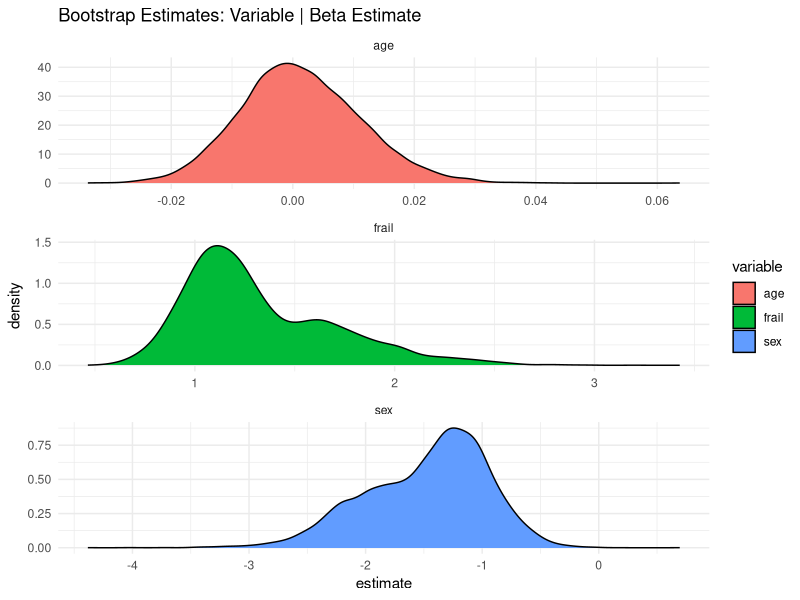

This chart was generated by the following R code:
## ---- chunk 1
knitr::opts_chunk$set(echo = TRUE)
suppressPackageStartupMessages( library(survival))
suppressPackageStartupMessages( library(survminer))
suppressPackageStartupMessages( library(boot))
suppressPackageStartupMessages( library(ggplot2))
suppressPackageStartupMessages( library(parallel))
suppressPackageStartupMessages( library(data.table))
## ---- chunk 2
data("kidney")
kidney <- data.table(kidney)
#parallelize bootstrap to speed up compute
B <- 1e04

bs_res <- rbindlist(mclapply(1:B, function(b) {
  pick_indices <- sample(1:nrow(kidney), size = nrow(kidney), replace = T)
  bs_data <- kidney[pick_indices]
  bs_mod <- coxph(Surv(time, status) ~ age + sex + frail , data = bs_data)
  df_coef <- data.table(variable = names(bs_mod$coefficients) ,
                         estimate = as.numeric(bs_mod$coefficients), 
                         estimate_type = 'Beta',  stringsAsFactors = F)
  df_se <- data.table(variable = names(bs_mod$coefficients) ,
                         estimate = sqrt(diag(bs_mod$var)), 
                         estimate_type = 'Standard Error',  stringsAsFactors = F)
  return(rbindlist(list(df_coef, df_se)))
}, mc.cores = 10))

#summarize bootstrap results
sum_res <- bs_res[ ,.(bs_mean = mean(estimate, na.rm=T)),.(variable,estimate_type)]
se <- sum_res[estimate_type == 'Standard Error']$bs_mean
sum_res <- sum_res[estimate_type == 'Beta']
sum_res <- transform(sum_res, 
                     std_err = paste0('[',round(bs_mean - 1.645*se,digits = 3),',',round(bs_mean + 1.645*se,digits = 3),']'),
                     bs_mean = round(bs_mean, digits = 3),
                     estimate_type = NULL)
setnames(sum_res, names(sum_res), c('Variable','Estimate (Mean)','Std Error (1.645 * Mean SE)'))
knitr::kable(sum_res,caption = 'PH Regression: Bootstrap Results (B = 10,000)',align = 'c')
## ---- chunk 3
############Function for bootstrapping "Age"
bs_fun_age <- function(data, indices){
	bs_dat <- data[indices,]
  	res.cox <- coxph(Surv(time, status) ~ age + sex + frail , data = bs_dat)
  	return(c(as.numeric(res.cox$coefficients["age"])))
}
############Sex
bs_fun_sex <- function(data, indices){
	bs_dat <- data[indices,]
  	res.cox <- coxph(Surv(time, status) ~ age + sex + frail , data = bs_dat)
  	return(as.numeric(res.cox$coefficients["sex"]))
}
############Frail
bs_fun_frail <- function(data, indices){
	bs_dat <- data[indices,]
  	res.cox <- coxph(Surv(time, status) ~ age + sex + frail , data = bs_dat)
  	return(as.numeric(res.cox$coefficients["frail"]))
}

#boot objects
bs_res_age <- suppressWarnings(boot(kidney, bs_fun_age, R=B,parallel = 'multicore',
                                    ncpus = 10))
bs_res_sex <- suppressWarnings(boot(kidney, bs_fun_sex, R=B, parallel = 'multicore',
                                    ncpus=10))
bs_res_frail <- suppressWarnings(boot(kidney, bs_fun_frail, R=B, parallel = 'multicore',
                                      ncpus = 10))
#ci results
bs_ci_age <- suppressWarnings(boot.ci(bs_res_age, conf = 0.90, 
                                      var.t0 = NULL, type = "norm", parallel = 'multicore',
                                      ncpus = 10))

bs_ci_sex <- suppressWarnings(boot.ci(bs_res_sex, conf = 0.90, var.t0 = NULL, type = "norm", 
                                      parallel = 'multicore', ncpus = 10))

bs_ci_frail <- suppressWarnings(boot.ci(bs_res_frail, conf = 0.90, var.t0 = NULL, type = "norm", 
                                        parallel = 'multicore', ncpus = 10))

# summarize and table it up
get_upper_lower <- function(x){
  upper = round(x$normal[2],digits = 3)
  lower = round(x$normal[3], digits = 3)
  return(paste0('[',upper,',',lower,']'))
}

comp_table <- data.frame(
  variable = c('age','sex','frail'),
  interval = c(get_upper_lower(bs_ci_age),get_upper_lower(bs_ci_sex),get_upper_lower(bs_ci_frail)),
  interval_by_hand = sum_res[,3,with=F],
  stringsAsFactors = F
)
# setnames(comp_table, names(comp_table), c('Variable', 'Interval: boot Package',
#                                           'Interval: Hand Calculation'))
# knitr::kable(comp_table,caption = 'Bootstrap Results Comparison (B = 10,000)',align = 'c')
## ---- chunk 4
ggplot(bs_res[estimate_type == 'Beta'], aes(x = estimate, fill = variable) ) + geom_density() + theme_minimal() + facet_wrap(~variable,scales = 'free',nrow=3) + ggtitle('Bootstrap Estimates: Variable | Beta Estimate ')

## ---- chunk 5
age_bca <- suppressWarnings(boot.ci(bs_res_age, conf = 0.90, var.t0 = NULL, type = "bca"))
sex_bca <- suppressWarnings(boot.ci(bs_res_sex, conf = 0.90, var.t0 = NULL, type = "bca"))
frail_bca <- suppressWarnings(boot.ci(bs_res_frail, conf = 0.90, var.t0 = NULL, type = "bca"))

get_upper_lower_bca <- function(x){
  upper = round(x$bca[4],digits = 3)
  lower = round(x$bca[5], digits = 3)
  return(paste0('[',upper,',',lower,']'))
}

bs_beta_est <- bs_res[estimate_type == 'Beta']
beta_list <- split(bs_beta_est, bs_beta_est$variable)
perc_res <- lapply(beta_list, function(x){
  paste0('[',round(quantile(x$estimate, probs = 0.05), digits = 3),',',round(quantile(x$estimate, probs = 0.95), digits = 3),']')
})

bca_table <- data.frame(
  variable = c('age','sex','frail'),
  interval_bca = c(get_upper_lower_bca(age_bca),get_upper_lower_bca(sex_bca),get_upper_lower_bca(frail_bca)),
  interval_norm = comp_table[,2],
  interval_by_hand = sum_res[,3,with=F],
  interval_hand_perc = c(perc_res$age, perc_res$sex, perc_res$frail),
  stringsAsFactors = F)

#only need two tables
setnames(bca_table, names(bca_table), c('Variable', 'boot (BCa)','boot (Normal)',
                                          'Hand calc (Normal)', 'Hand calc (Percentile)'))
knitr::kable(bca_table,caption = 'Bootstrap Results Comparison (B = 10,000)',align = 'c')
## ---- chunk 6
suppressPackageStartupMessages( library(parallel))
suppressPackageStartupMessages( library(data.table))
data("kidney")
kidney <- data.table(kidney)
#parallelize bootstrap to speed up compute
B <- 1e04

bs_res <- rbindlist(mclapply(1:B, function(b) {
  pick_indices <- sample(1:nrow(kidney), size = nrow(kidney), replace = T)
  bs_data <- kidney[pick_indices]
  bs_mod <- coxph(Surv(time, status) ~ age + sex + disease + frail , 
                  data = bs_data)
  df_coef <- data.table(variable = names(bs_mod$coefficients) ,
                         estimate = as.numeric(bs_mod$coefficients), 
                         estimate_type = 'Beta',  stringsAsFactors = F)
  df_se <- data.table(variable = names(bs_mod$coefficients) ,
                         estimate = sqrt(diag(bs_mod$var)), 
                         estimate_type = 'Standard Error',  
                      stringsAsFactors = F)
  return(rbindlist(list(df_coef, df_se)))
}, mc.cores = 10))

#summarize bootstrap results
sum_res <- bs_res[ ,.(bs_mean = mean(estimate, na.rm=T)),.(variable,estimate_type)]
se <- sum_res[estimate_type == 'Standard Error']$bs_mean
sum_res <- sum_res[estimate_type == 'Beta']
sum_res <- transform(sum_res, 
              std_err = paste0('[',round(bs_mean + 1.645*se,digits = 3),',',
                                      round(bs_mean - 1.645*se,digits = 3),']'),
              bs_mean = round(bs_mean, digits = 3),
              estimate_type = NULL)
setnames(sum_res, names(sum_res), 
         c('Variable','Estimate (Mean)','Std Error (1.645 * Mean SE)'))
